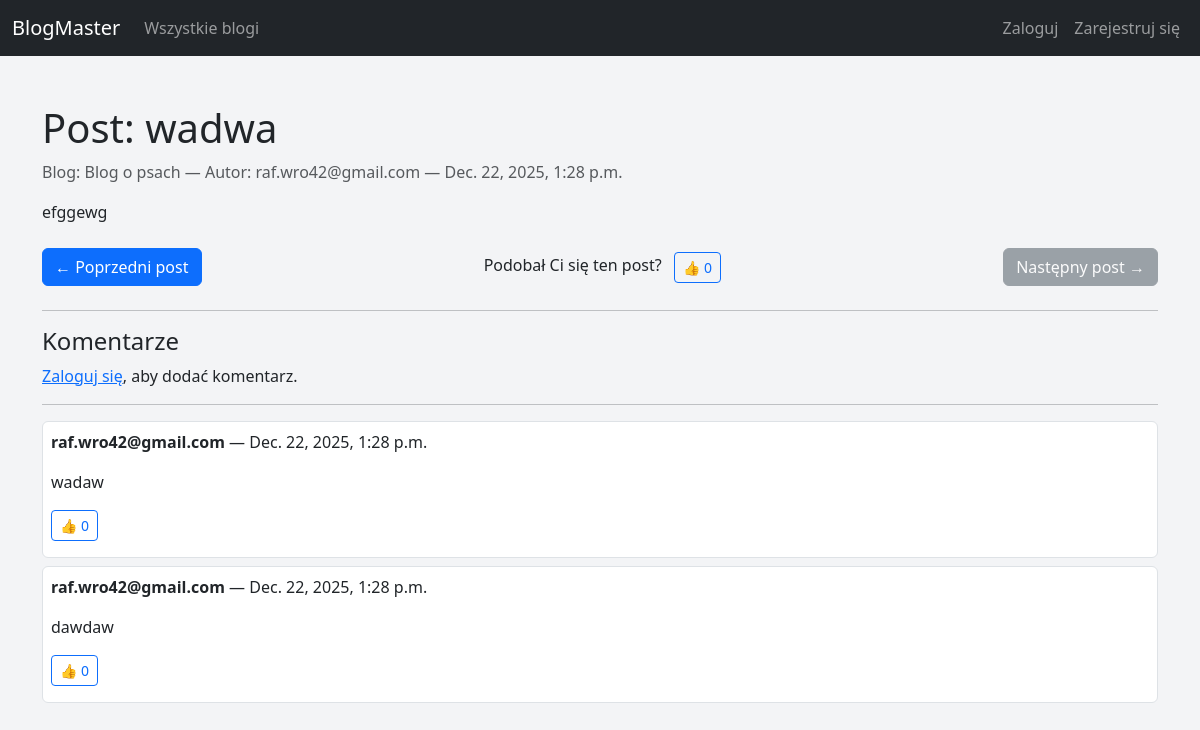
/posts/4/, run on an earlier commit of the app's database.
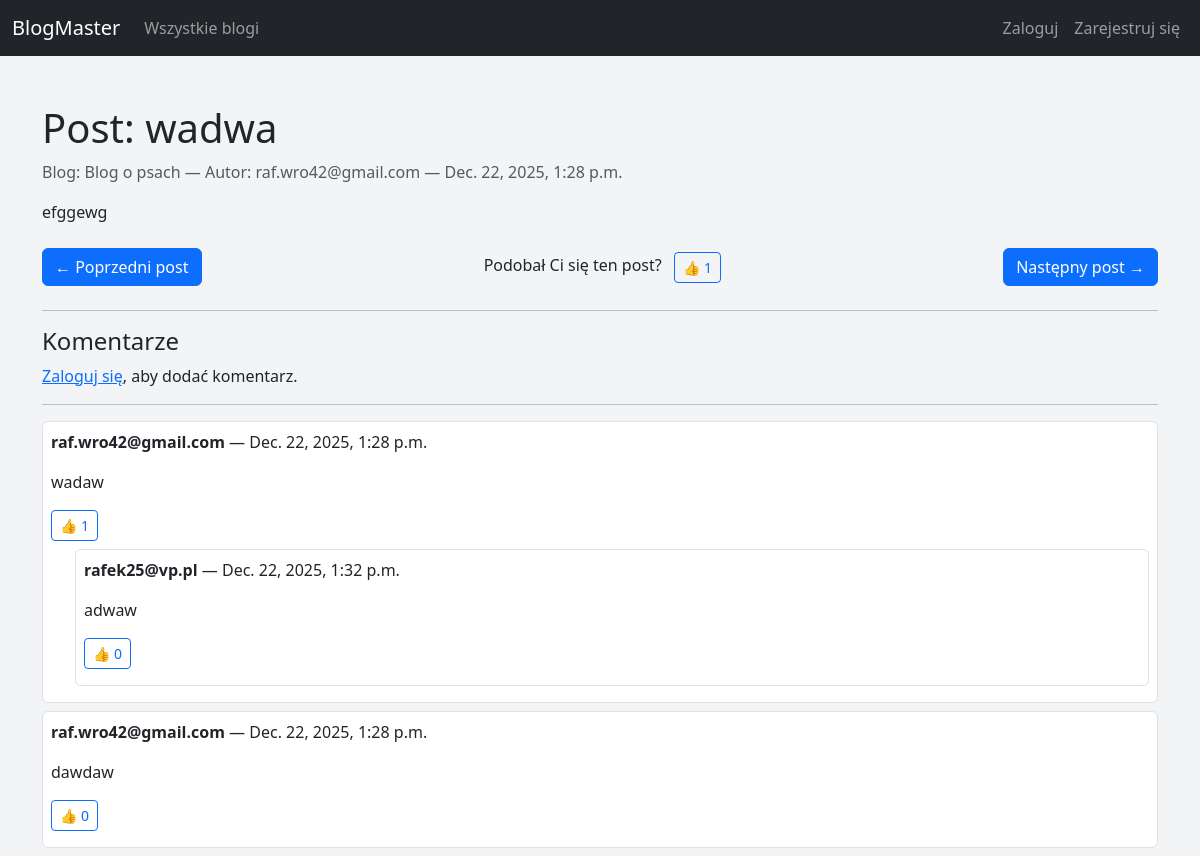
And on a later commit of the database.
### posts/models.py (models this page shows, shortened)
class Post(models.Model):
    blog = models.ForeignKey(Blog, on_delete=models.CASCADE, related_name='posts')
    author = models.ForeignKey(User, on_delete=models.SET_NULL, null=True)
    title = models.CharField(max_length=200)
    content = models.TextField()
    created_at = models.DateTimeField(auto_now_add=True)
    updated_at = models.DateTimeField(auto_now=True)
    likes = models.ManyToManyField(User, related_name="liked_posts", blank=True)

### comments/models.py (models this page shows, shortened)
class Comment(models.Model):
    post = models.ForeignKey(Post, on_delete=models.CASCADE, related_name='comments')
    author = models.ForeignKey(User, on_delete=models.SET_NULL, null=True)
    text = models.TextField()
    created_at = models.DateTimeField(auto_now_add=True)
    likes = models.ManyToManyField(User, related_name="liked_comments", blank=True)
    parent = models.ForeignKey(
        "self",
        on_delete=models.CASCADE,
        null=True,
        blank=True,
        related_name="replies"
    )
    class Meta:
        ordering = ["-created_at"]

### accounts/models.py (models this page shows)
class CustomUser(AbstractBaseUser, PermissionsMixin):
    email = models.EmailField(unique=True)
    date_joined = models.DateTimeField(default=timezone.now)
    is_active = models.BooleanField(default=True)
    is_staff = models.BooleanField(default=False)
    USERNAME_FIELD = "email"
    REQUIRED_FIELDS = []  # nie wymagamy nic więcej przy tworzeniu superusera
    objects = CustomUserManager()
    def __str__(self):
        return self.email

### blogs/models.py (models this page shows, shortened)
class Blog(models.Model):
    owner = models.ForeignKey(User, on_delete=models.CASCADE, related_name='blogs')
    title = models.CharField(max_length=200)
    description = models.TextField(blank=True)
    created_at = models.DateTimeField(auto_now_add=True)

### posts/views.py (the view)
# urls.py: path('<int:pk>/', post_detail, name='post_detail'),
def post_detail(request, pk):
    post = get_object_or_404(Post, pk=pk)
    previous_post = Post.objects.filter(id__lt=post.id).order_by('-id').first()
    next_post = Post.objects.filter(id__gt=post.id).order_by('id').first()
    top_level_comments = post.comments.filter(parent__isnull=True)
    return render(request, 'posts/post_detail.html', {
        'post': post,
        'comment_form': CommentForm(),
        'top_level_comments': top_level_comments,
        'previous_post': previous_post,
        'next_post': next_post,
    })

### posts/templates/posts/post_detail.html (shortened to what this page needs)
{% extends 'base.html' %}
{% block content %}
<h1>Post: {{ post.title }}</h1>
<p class="text-muted">
    Blog: {{ post.blog.title }} — Autor: {{ post.author }} — {{ post.created_at }}
</p>
<div class="mb-4">{{ post.content|linebreaks }}</div>
<div class="d-flex justify-content-between align-items-center my-4">
    <div>
        {% if previous_post %}
            <a href="{% url 'post_detail' previous_post.id %}" class="btn btn-primary">
                ← Poprzedni post
            </a>
        {% else %}
            <button class="btn btn-secondary" disabled>← Poprzedni post</button>
        {% endif %}
    </div>
    <div class="text-center">
        <span class="me-2">Podobał Ci się ten post?</span>
        <button class="btn btn-sm like-post-btn
                {% if user in post.likes.all %}btn-primary{% else %}btn-outline-primary{% endif %}"
                data-id="{{ post.id }}">
            👍 <span class="post-like-count">{{ post.likes.count }}</span>
        </button>
    </div>
    <div>
        {% if next_post %}
            <a href="{% url 'post_detail' next_post.id %}" class="btn btn-primary">
                Następny post →
            </a>
        {% else %}
            <button class="btn btn-secondary" disabled>Następny post →</button>
        {% endif %}
    </div>
</div>
<hr>
<h4>Komentarze</h4>
{% if user.is_authenticated %}
    {% include 'comments/comment_form.html' with post=post comment_form=comment_form %}
{% else %}
    <p><a href="/accounts/login/">Zaloguj się</a>, aby dodać komentarz.</p>
{% endif %}
<hr>
<div id="comments-container">
    {% for comment in top_level_comments %}
        {% include "comments/comment.html" with comment=comment post=post %}
    {% empty %}
        <p>Brak komentarzy.</p>
    {% endfor %}
</div>
{% endblock %}

### comments/templates/comments/comment.html (shortened to what this page needs)
<div class="border rounded p-2 mb-2 bg-white" id="comment-{{ comment.id }}">
    <strong>{{ comment.author }}</strong> — {{ comment.created_at }}<br>
    <p>{{ comment.text|linebreaks }}</p>
    <button class="btn btn-sm like-comment-btn
    {% if user in comment.likes.all %}btn-primary{% else %}btn-outline-primary{% endif %}"
        data-id="{{ comment.id }}">
        👍 <span class="comment-like-count">{{ comment.likes.count }}</span>
    </button>
    <div class="ms-4 mt-2">
        {% for reply in comment.replies.all|dictsort:"created_at" %}
            {% include "comments/comment.html" with comment=reply %}
        {% endfor %}
    </div>
</div>

What changed in the data, as far as the page shows it:
computed for Post "wadwa": likes.count "0" → "1"
computed for Comment "wadaw": likes.count "0" → "1"
added Comment: author "rafek25@vp.pl", created_at "Dec. 22, 2025, 1:32 p.m.", text "adwaw", likes.count "0", shown under "raf.wro42@gmail.com"
